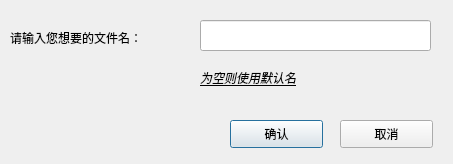
<?xml version="1.0" encoding="UTF-8"?>
<ui version="4.0">
 <class>Dialog_packname</class>
 <widget class="QDialog" name="Dialog_packname">
  <property name="geometry">
   <rect>
    <x>0</x>
    <y>0</y>
    <width>453</width>
    <height>164</height>
   </rect>
  </property>
  <property name="windowTitle">
   <string>输入打包包名</string>
  </property>
  <widget class="QLabel" name="label">
   <property name="geometry">
    <rect>
     <x>10</x>
     <y>30</y>
     <width>161</width>
     <height>16</height>
    </rect>
   </property>
   <property name="text">
    <string>请输入您想要的文件名：</string>
   </property>
  </widget>
  <widget class="QLineEdit" name="lineEdit">
   <property name="geometry">
    <rect>
     <x>200</x>
     <y>20</y>
     <width>231</width>
     <height>31</height>
    </rect>
   </property>
   <property name="readOnly">
    <bool>false</bool>
   </property>
  </widget>
  <widget class="QPushButton" name="pushButton">
   <property name="geometry">
    <rect>
     <x>230</x>
     <y>120</y>
     <width>93</width>
     <height>28</height>
    </rect>
   </property>
   <property name="text">
    <string>确认</string>
   </property>
  </widget>
  <widget class="QPushButton" name="pushButton_2">
   <property name="geometry">
    <rect>
     <x>340</x>
     <y>120</y>
     <width>93</width>
     <height>28</height>
    </rect>
   </property>
   <property name="text">
    <string>取消</string>
   </property>
  </widget>
  <widget class="QLabel" name="label_2">
   <property name="geometry">
    <rect>
     <x>200</x>
     <y>70</y>
     <width>161</width>
     <height>16</height>
    </rect>
   </property>
   <property name="font">
    <font>
     <italic>true</italic>
     <underline>true</underline>
    </font>
   </property>
   <property name="text">
    <string>为空则使用默认名</string>
   </property>
  </widget>
 </widget>
 <resources/>
 <connections/>
</ui>
